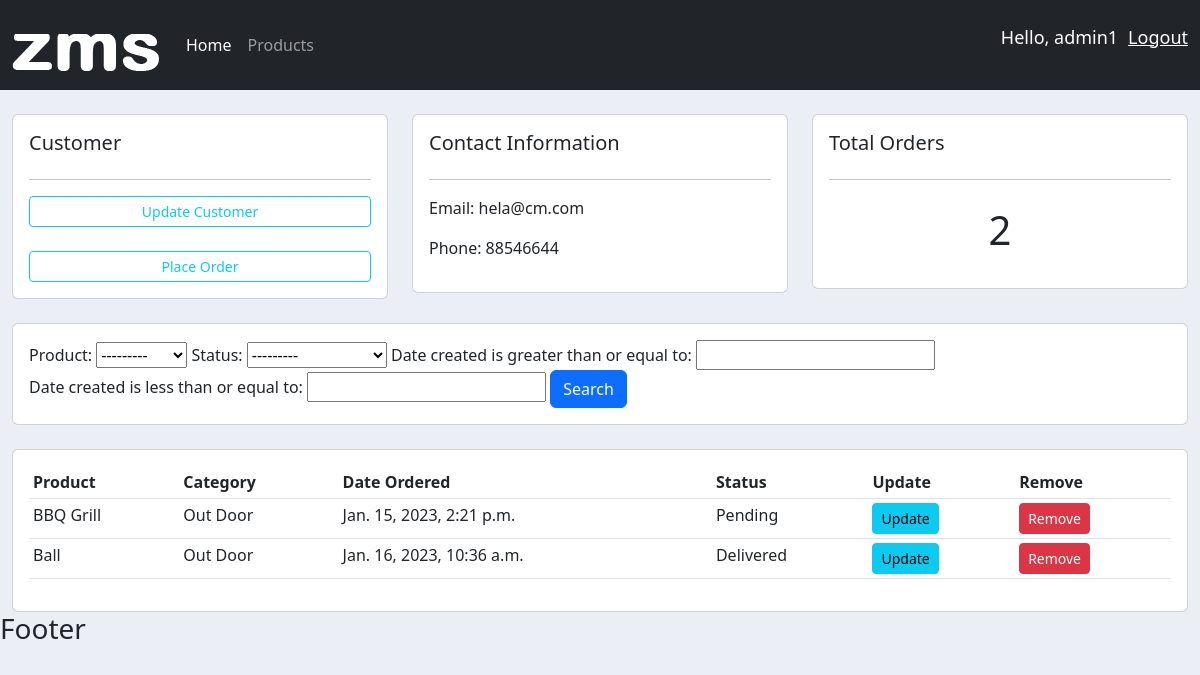
The app's page /customer/2/ (signed in) with its own data.
### accounts/models.py (models this page shows, shortened)
class Customer(models.Model):
    user = models.OneToOneField(User, blank=True,  null=True, on_delete=models.CASCADE)
    name = models.CharField(max_length=200, null=True)
    phone = models.CharField(max_length=200, null=True)
    profile_pic = models.ImageField(default='logo.png', null=True, blank=True)
    email = models.CharField(max_length=200, null=True)
    date_created = models.DateTimeField(auto_now=True)

class Order(models.Model):
    STATUS = (
        ('Pending', 'Pending'),
        ('Out for delivery', 'Out for delivery'),
        ('Delivered', 'Delivered'),
    )
    customer = models.ForeignKey(Customer, null=True, on_delete=models.CASCADE)
    product = models.ForeignKey(Product, null=True, on_delete=models.CASCADE)
    status = models.CharField(max_length=200, null=True, choices=STATUS)
    date_created = models.DateTimeField(auto_now=True)

class Product(models.Model):
    CATEGORY = (
        ('Indoor', 'Indoor'),
        ('Out Door', 'Out Door'),
    )
    name = models.CharField(max_length=200, null=True)
    price = models.FloatField()
    category = models.CharField(max_length=200, null=True, choices=CATEGORY)
    description = models.TextField()
    date_created =  models.DateTimeField(auto_now=True)
    tags = models.ManyToManyField(Tag)
    def __str__(self):
        return self.name

### accounts/decorators.py (the view)
        def wrapper_func(request, *args, **kwargs):
            group = None
            if request.user.groups.exists():
                group = request.user.groups.all()[0].name
            if group in allowed_roles:
                return view_func(request, *args, **kwargs)
            else:
                return HttpResponse("You are not authorized to view")

### accounts/views.py (called while the page is built)
@login_required(login_url="login")
@allowed_users(allowed_roles=['admin'])
def customer(request, customerId):
    customer = Customer.objects.get(id=customerId)
    orders = customer.order_set.all()
    orders_count = orders.count()
    myFilter = OrderFilter(request.GET, queryset=orders)
    orders = myFilter.qs
    context =  {"customer": customer, "orders":orders, "orders_count":orders_count , "myFilter": myFilter}
    return render(request, 'accounts/customer.html', context)

### accounts/templates/accounts/customer.html
{% extends 'accounts/base.html' %}
{% block content %}
<br>
<div class="row">
    <div class="col-md">
        <div class="card card-body">
            <h5>Customer</h5>
            <hr>
            <a class="btn btn-outline-info btn-sm btn-block" href="">
                Update Customer</a><br>
            <a class="btn btn-outline-info btn-sm btn-block" href="{% url 'create_order' customer.id  %}">
                Place Order</a>
        </div>
    </div>
    <div class="col-md">
        <div class="card card-body">
            <h5>Contact Information</h5>
            <hr>
            <p>Email: {{ customer.email }}</p>
            <p>Phone: {{ customer.phone }}</p>
        </div>
    </div>
    <div class="col-md">
        <div class="card card-body">
            <h5>Total Orders</h5>
            <hr>
            <h1 style="text-align: center; padding:10px ;">{{ orders_count }}</h1>
        </div>
    </div>
</div>
<br>
<div class="row">
    <div class="col">
        <div class="card card-body">
            <form action="">
                {{ myFilter.form }}
                <button class="btn btn-primary" type="submit"> Search</button>
            </form>
        </div>
    </div>
</div>
<br>
<div class="row">
    <div class="col-md">
        <div class="card card-body">
            <table class="table table-sm">
                <tr>
                    <th>Product</th>
                    <th>Category</th>
                    <th>Date Ordered</th>
                    <th>Status</th>
                    <th>Update</th>
                    <th>Remove</th>
                </tr>
                {% for order in orders %}
                <tr>
                    <td>{{ order.product }}</td>
                    <td>{{ order.product.category }}</td>
                    <td>{{ order.date_created }}</td>
                    <td>{{ order.status }}</td>
                    <td> <a href="{% url 'update_order' order.id %}" class="btn btn-sm btn-info">Update</a></td>
                    <td> <a href="{% url 'delete_order' order.id %}" class="btn btn-sm btn-danger" >Remove</a></td>
                </tr>
                {% endfor %}
            </table>
        </div>
    </div>
</div>
{% endblock %}

### accounts/templates/accounts/navbar.html (shortened to what this page needs)
{% load static %}
<nav class="navbar navbar-expand-lg navbar-dark bg-dark -3">
    <div class="container-fluid">
      <img src="{% static 'images/logo.png' %}" alt="logo">
      <div class="collapse navbar-collapse p-3" id="navbarNav">
        <ul class="navbar-nav">
          {% if request.user.is_staff %}
          <li class="nav-item">
            <a class="nav-link active" aria-current="page" href="{% url 'home' %}">Home</a>
          </li>
          <li class="nav-item">
            <a class="nav-link" href="{% url 'products' %}">Products</a>
          </li>
          {% else %}
          <li class="nav-item">
            <a class="nav-link" href="{% url 'account' %}">Settings</a>
          </li>
          {% endif %}
        </ul>
      </div>
          <p class="user_info" > Hello, {{  request.user }} </p>
          <p> <a class="user_info"  href="{% url 'logout' %}">Logout </a> </p>
    </div>
  </nav>

### accounts/static/css/main.css (style rules this page uses)
body { background-color: #ebeff5; }

### accounts/templates/accounts/navbar.html (style rules this page uses)
.user_info { color:white; font-size:18px; margin-left: 10px; text-decoratio: none; }

### records on screen
Customer: email "hela@cm.com", phone "88546644"
Order: product "BBQ Grill", product.category "Out Door", date_created "Jan. 15, 2023, 2:21 p.m.", status "Pending"
Order: product "Ball", product.category "Out Door", date_created "Jan. 16, 2023, 10:36 a.m.", status "Delivered"

### other values on screen
{{ request.user }} "admin1"
{{ orders_count }} "2"
